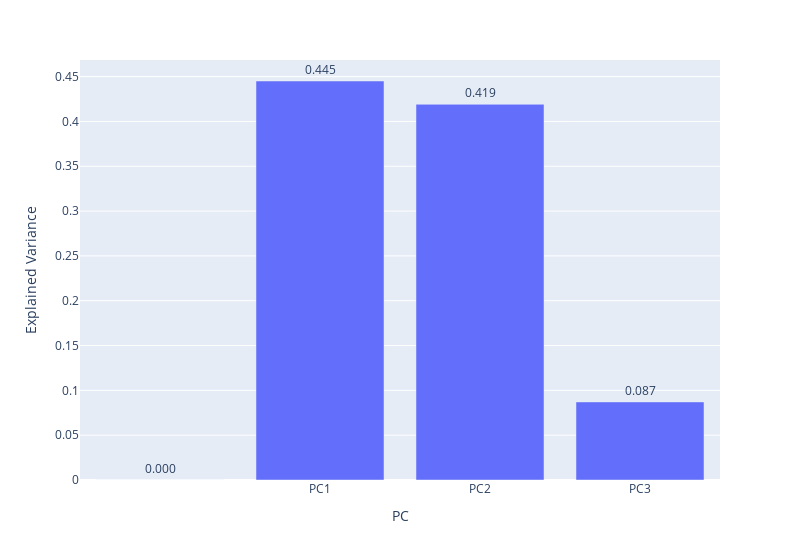

Notebook cell for this chart:
### Code cell
fig.update_traces(texttemplate='%{text:.3f}', textposition='outside') # limit decimal cases and text outside the bar
fig.show() #explained variance

### Figure 1 — Plotly figure (JSON) as saved in the notebook; plotly's stock layout.template omitted (floating-point values rounded to 4 significant figures)
{"data": [{"alignmentgroup": "True", "hovertemplate": "PC=%{x}<br>Explained Variance=%{text}<extra></extra>", "legendgroup": "", "marker": {"color": "#636efa", "pattern": {"shape": ""}}, "name": "", "offsetgroup": "", "orientation": "v", "showlegend": false, "text": [0, 0.4451, 0.4191, 0.08711], "textposition": "outside", "texttemplate": "%{text:.3f}", "type": "bar", "x": ["", "PC1", "PC2", "PC3"], "xaxis": "x", "y": [0, 0.4451, 0.4191, 0.08711], "yaxis": "y"}], "layout": {"barmode": "relative", "legend": {"tracegroupgap": 0}, "margin": {"t": 60}, "width": 800, "xaxis": {"anchor": "y", "domain": [0, 1], "title": {"text": "PC"}}, "yaxis": {"anchor": "x", "domain": [0, 1], "title": {"text": "Explained Variance"}}}}
